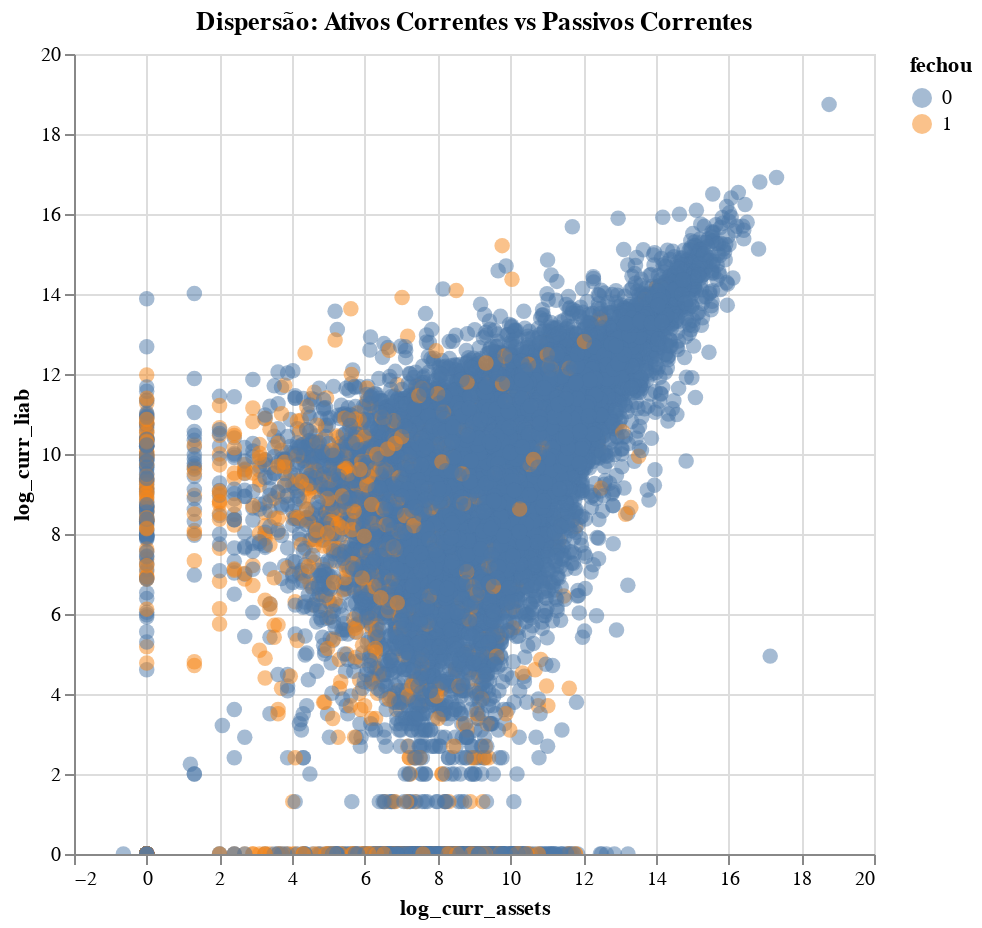

The code cell stored with this chart in its notebook:
### Markdown cell above
Empresas que fecharam tendem a ter menor liquidez: passivos > ativos correntes

### Code cell
import altair as alt

# Garante que o limitador de linhas está desabilitado
alt.data_transformers.disable_max_rows()

# Subconjunto com as variáveis escolhidas
alt_df2 = df7[['log_curr_assets', 'log_curr_liab', 'fechou']].dropna()

# Gráfico de dispersão interativo com maior transparência
scatter2 = alt.Chart(alt_df2).mark_circle(size=60, opacity=0.5).encode(
    x='log_curr_assets',
    y='log_curr_liab',
    color=alt.Color('fechou:N', scale=alt.Scale(scheme='tableau10')),
    tooltip=['log_curr_assets', 'log_curr_liab', 'fechou']
).properties(
    width=400,
    height=400,
    title="Dispersão: Ativos Correntes vs Passivos Correntes"
).interactive()

scatter2

### Figure 1 — Vega-Lite specification as saved in the notebook (floating-point values rounded to 4 significant figures; data arrays with more than 128 entries replaced by an {"elided": "..."} marker saying what was removed)
{"config": {"view": {"continuousWidth": 300, "continuousHeight": 300}}, "data": {"name": "data-29112c53613b316f358b11f768c005d8"}, "mark": {"type": "circle", "opacity": 0.5, "size": 60}, "encoding": {"color": {"field": "fechou", "scale": {"scheme": "tableau10"}, "type": "nominal"}, "tooltip": [{"field": "log_curr_assets", "type": "quantitative"}, {"field": "log_curr_liab", "type": "quantitative"}, {"field": "fechou", "type": "quantitative"}], "x": {"field": "log_curr_assets", "type": "quantitative"}, "y": {"field": "log_curr_liab", "type": "quantitative"}}, "height": 400, "params": [{"name": "param_3", "select": {"type": "interval", "encodings": ["x", "y"]}, "bind": "scales"}], "title": "Dispersão: Ativos Correntes vs Passivos Correntes", "width": 400, "$schema": "https://vega.github.io/schema/vega-lite/v5.20.1.json", "datasets": {"data-29112c53613b316f358b11f768c005d8": {"elided": "18210 records"}}}
